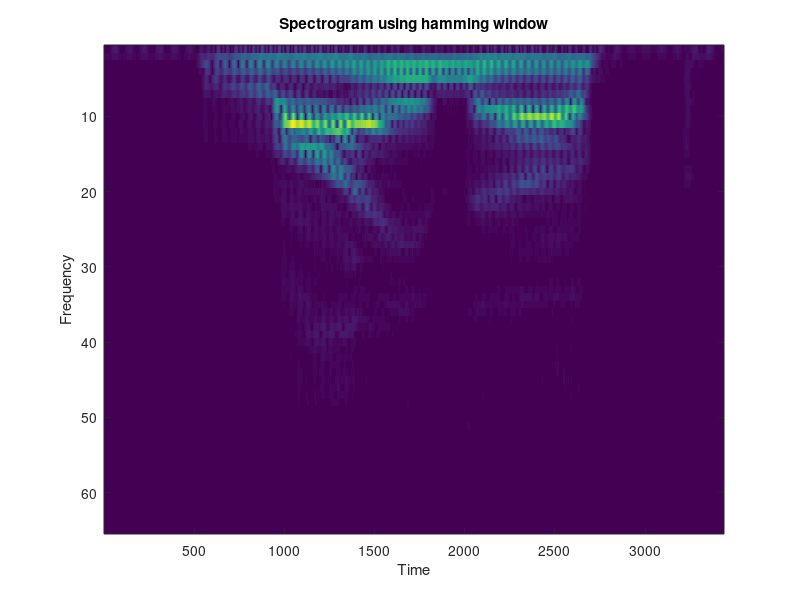
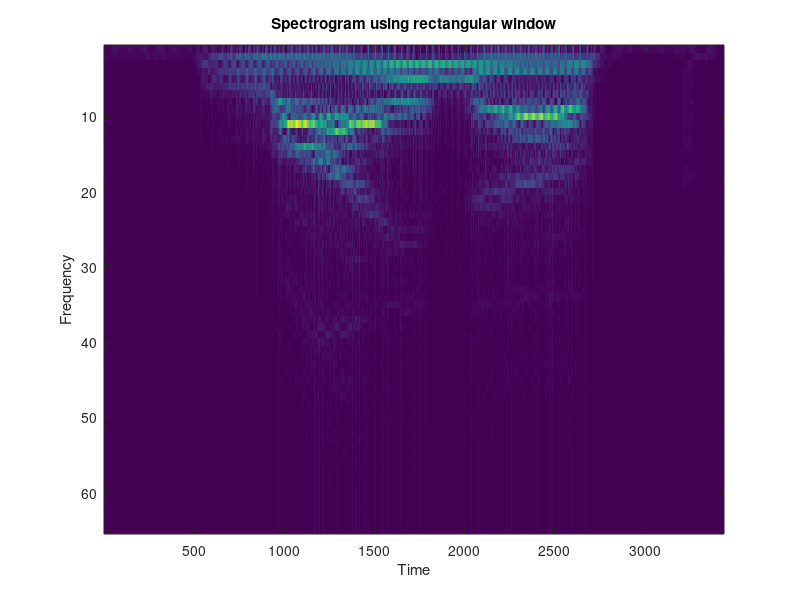

MATLAB code for these plots, in order:
y = load('speechsig.mat');
x = y.x;
xnoise = y.xnoise;

N = 128; % fft length
w1 = hamming(N);
w2 = rectwin(N);
m = 2; % step size of 2
dim1 =  3437; % floor(length(xnoise) / N) + 3383; % just found the biggest value i could until breaking it
spec1 = zeros((N/2 +1),dim1);
spec2 = zeros((N/2 +1),dim1);
for i=1:dim1
xi = x(((i-1)*m+1):(i-1)*m+N);
inner2 = xi .* w2;
inner = xi .* w1; % multiply by window
inner = fft(inner); % take fft
inner2 = fft(inner2);
inner = inner(1:N/2 + 1);  % only take first n/2 + 1 elems
inner2 = inner2(1:N/2+1);
outer = abs(inner); % take abs value
outer2 = abs(inner2);
spec1(:,i) = outer;
spec2(:,i) = outer2;
end
figure;
imagesc(spec1);
title('Spectrogram using hamming window');
xlabel('Time');
ylabel('Frequency');

figure;
imagesc(spec2);
title('Spectrogram using rectangular window');
xlabel('Time');
ylabel('Frequency');
